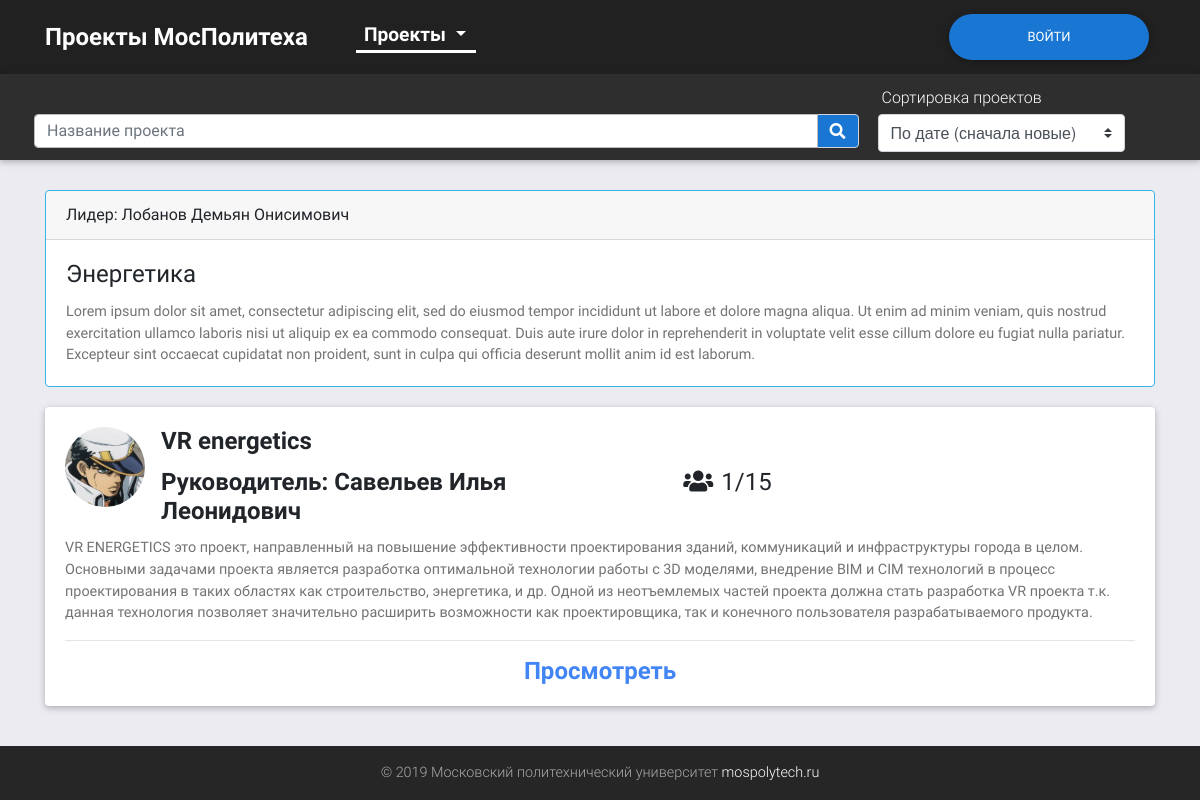
The app's page /projects/Энергетика with its own data.
### tables this page shows
CREATE TABLE `users` (
  `id` int(10) unsigned NOT NULL AUTO_INCREMENT,
  `login` mediumtext NOT NULL,
  `pswd` varchar(256) NOT NULL,
  `pic` varchar(50) NOT NULL,
  `type` varchar(16) DEFAULT NULL,
  `position` mediumtext,
  `project_type` varchar(32) DEFAULT NULL,
  `p_type_des` mediumtext,
  `name` varchar(64) NOT NULL,
  `surname` varchar(64) NOT NULL,
  `patronymic` varchar(64) DEFAULT NULL,
  PRIMARY KEY (`id`)
);

CREATE TABLE `projects` (
  `id` int(10) unsigned NOT NULL AUTO_INCREMENT,
  `image` varchar(128) NOT NULL,
  `title` varchar(128) NOT NULL,
  `curator` varchar(255) NOT NULL,
  `description` mediumtext NOT NULL,
  `type` varchar(32) NOT NULL,
  `curator_id` int(11) unsigned NOT NULL,
  `criteria_sum` int(3) unsigned NOT NULL DEFAULT '0',
  `status` int(2) unsigned NOT NULL DEFAULT '0',
  `team/students` varchar(64) NOT NULL,
  `mes` int(5) unsigned NOT NULL DEFAULT '0',
  `timeCreated` timestamp NOT NULL DEFAULT CURRENT_TIMESTAMP,
  PRIMARY KEY (`id`)
);

### config/routes.php (called while the page is built)
<?php
return array (
    'projects/search-(.*)/([ab][ab])/page-([0-9]+)' => 'home/index/$3/$2/$1',
    'projects/search-(.*)/page-([0-9]+)' => 'home/index/$2/no/$1/',
    'projects/search-(.*)/([ab][ab])' => 'home/index/1/$2/$1',
    'projects/search-(.*)' => 'home/index/1/no/$1',
    'projects/([а-яА-ЯЁёa-zA-Z]+)/([ab][ab])/page-([0-9]+)' => 'home/category/$1/$3/$2',
    'projects/([а-яА-ЯЁёa-zA-Z]+)/([ab][ab])' => 'home/category/$1/1/$2',
    'projects/([ab][ab])/page-([0-9]+)' => 'home/index/$2/$1',
    'projects/([а-яА-ЯЁёa-zA-Z]+)/page-([0-9]+)' => 'home/category/$1/$2',
    'projects/page-([0-9]+)' => 'home/index/$1',
    'page-([0-9]+)' => 'home/index/$1',
    'projects/([ab][ab])' => 'home/index/1/$1',
    'projects/([а-яА-ЯЁёa-zA-Z]+)' => 'home/category/$1',
    'projects' => 'home/index',
    'myprojectlist' => 'project/myProjects',
    'teammaking-id([0-9]+)' => 'project/teamMaking/$1',
    'projectTeam([0-9]+)' => 'project/projectTeam/$1',
    'profile/editProject/([0-9]+)' => 'project/edit/$1',
    'addCriteria-id([0-9]+)' => 'project/createCriteria/$1',
    'project/id-([0-9]+)' => 'project/index/$1',
    'profile/addProject' => 'profile/add',
    'profile/newtype' => 'profile/newtype',
    'profile/showaccs' => 'profile/showaccs',
    'profile/editacc/id([0-9]+)' => 'profile/accountEdit/2/$1',
    'profile/newacc' => 'profile/accountEdit/1',
    'profile' => 'profile/index',
    'login' => 'login/index',
    'logout' => 'login/logout',
    'notfound' => 'notfound/index',
    '' => 'home/index',
    );

### controllers/HomeController.php (called while the page is built, shortened)
<?php
class HomeController
{
    public function actionCategory($category, $page = 1, $sort = false)
    {
        $projects = Project::getProjects(0, $page, $category, false, $sort);
        $leader = User::getLeaderByCat($category);
        $total = Project::getTotalProjects($category);
        require(ROOT.'/views/home-page.phtml');
        return true;
    }
}

### index.php (called while the page is built, shortened)
<?php
$router = new Router();
$router->run();

### models/User.php (called while the page is built, shortened)
<?php
class User
{
    public static function getLeaderbyCat($cat)
    {
        $db = Db::getConnection();
        $sql = 'SELECT project_type, p_type_des, name, surname, patronymic FROM users WHERE project_type = :cat';
        $result = $db->prepare($sql);
        $result->bindParam(':cat', $cat, PDO::PARAM_STR);
        $result->execute();
        $user = $result->fetch();
        if ($user) {
            return $user;
        }
        return false;
    }
}

### models/Project.php (called while the page is built, shortened)
<?php
class Project
{
    public static function getProjects($status, $page = 1, $category = false, $search = false, $sort = false)
    {
        $page = intval($page);
        $offset = ($page - 1) * self::SHOW_BY_DEFAULT;
        $db = Db::getConnection();
        $projectList = array();
        $sql = 'SELECT * FROM `projects` WHERE `status`>'.$status.' ';
        if ($category)
            $sql .= " AND type = '".$category."' ";
        else if ($search || $search != '')
            $sql .= 'AND (`projects`.`title` REGEXP "' . $search . '" OR `projects`.`curator` REGEXP "' . $search . '") ';
        if ($sort != false)
        {
            switch($sort) {
                case 'aa':
                    $sql .= 'ORDER BY timeCreated DESC ';
                    break;
                case 'ab':
                    $sql .= 'ORDER BY timeCreated ASC ';
                    break;
            }
        }
        else
            $sql .= 'ORDER BY timeCreated DESC ';
        $sql .= 'LIMIT ' .self::SHOW_BY_DEFAULT. ' OFFSET ' . $offset;
        $result = $db->query($sql);
        $i = 0;
        while($row = $result->fetch()) {
            $projectList[$i]['id'] = $row['id'];
            $projectList[$i]['title'] = $row['title'];
            $projectList[$i]['image'] = $row['image'];
            $projectList[$i]['type'] = $row['type'];
            $projectList[$i]['curator'] = $row['curator'];
            $projectList[$i]['team/students'] = $row['team/students'];
            $projectList[$i]['description'] = $row['description'];
            $projectList[$i]['mes'] = $row['mes'];
            $i++;
        }
        return $projectList;
    }
    public static function getTotalProjects($category = false, $search = false)
    {
        $db = Db::getConnection();
        if ($category)
            $result = $db->query("SELECT count(id) AS count FROM `projects` WHERE type = '" . $category ."'");
        else if ($search)
            $result = $db->query('SELECT count(id) AS count FROM `projects` WHERE `projects`.`title` REGEXP "' . $search . '" OR `projects`.`curator` REGEXP "' . $search . '"');
        else
            $result = $db->query('SELECT count(id) AS count FROM `projects`');
        $result->setFetchMode(PDO::FETCH_ASSOC);
        $row = $result->fetch();
        return $row['count'];
    }
}

### views/home-page.phtml (the view, shortened to what this page needs)
<?php $site = 'Проекты'; include(ROOT.'/views/layouts/header.phtml'); ?>
<main class="flex-fill">
    <div class="container">
        <?php if (isset($category)): ?>
        <div class="card border-info">
            <div class="card-header">
                Лидер: <?php echo $leader['surname'].' '.$leader['name'].' '.$leader['patronymic']; ?>
            </div>
            <div class="card-body">
                <h4 class="card-title"><?php echo $leader['project_type']; ?></h4>
                <p class="card-text"><?php echo $leader['p_type_des'] ?></p>
            </div>
        </div>
        <?php endif; ?>
        <?php if ($total): ?>
        <?php foreach ($projects as $project): ?>
        <div class="card">
            <div class="card-body">
                <div class="d-flex card-block-1">
                    <div class="view overlay mr-3 mb-2">
                        <?php if ($project['image'] != 'none'): ?>
                        <img class="card-img-top rounded-circle" style="width: 80px; height: 80px;"
                            src="/temp/<?php echo $project['image'] ?>" alt="Card image cap">
                        <?php else: ?>
                        <p>Нет Картинки</p>
                        <?php endif; ?>
                    </div>
                    <div>
                        <h4 class="card-title"><strong><?php echo $project['title'] ?></strong></h4>
                        <div class="row justify-content-between">
                            <h4 class="card-title col-lg-7 col-md-9"><strong>Руководитель:
                                    <?php echo $project['curator'] ?></strong></h4>
                            <h4 class="pr-5 pl-3" style="width: 200px;"><i class="fas fa-users" aria-hidden="true"
                                    style="padding-right: 8px;"></i><?php $all = explode('/', $project['team/students']); echo $project['mes'].'/'.$all[0]*$all[1]; ?>
                            </h4>
                        </div>
                    </div>
                </div>
                <p class="card-text"><?php echo $project['description'] ?></p>
                <hr>
                <div class="d-flex justify-content-center align-items-center">
                    <a href="/project/id-<?php echo $project['id'] ?>" class="text-primary">
                        <?php if(isset($_SESSION['user']) && $_SESSION['user']['type'] == 'student'): ?>
                        <h4 class="waves-effect waves-light"><strong>Записаться</strong></h4>
                        <?php else: ?>
                        <h4 class="waves-effect waves-light"><strong>Просмотреть</strong></h4>
                        <?php endif; ?>
                    </a>
                </div>
            </div>
        </div>
        <?php endforeach; ?>
        <?php else: ?>
        <h1 class="d-flex justify-content-center">Не найдены проекты</h1>
        <?php endif; ?>
    </div>
</main>
<?php include(ROOT.'/views/layouts/footer.phtml'); ?>
</body>
</html>

### components/Router.php (shortened to what this page needs)
<?php
class Router
{
    private $routes;
    public function __construct()
    {
        $routesPath= ROOT.'/config/routes.php';
        $this->routes = include($routesPath);
    }
    private function getURI()
    {
        if (!empty($_SERVER['REQUEST_URI'])) {
            return trim($_SERVER['REQUEST_URI'], '/');
        }
    }
    public function run()
    {
        $uri = urldecode($this->getURI());
        foreach ($this->routes as $uriPattern => $path) {
            if (preg_match("~$uriPattern~", $uri)) {
                $internalRoute = preg_replace("~$uriPattern~", $path, $uri);
                $segments = explode('/', urldecode($internalRoute));
                $controllerName = array_shift($segments). 'Controller';
                $actionName = 'action' . ucfirst(array_shift($segments));
                $parameters = $segments;
                $controllerObject = new $controllerName;
                if (method_exists($controllerObject, $actionName)) {
                $result = call_user_func_array(array($controllerObject, $actionName), $parameters);}
                else
                {
                    self::ErrorPage404();
                }
                if ($result != null) {
                    break;
                }
            }
        }
    }
}
?>

### views/layouts/header.phtml (shortened to what this page needs)
<!DOCTYPE html>
<html lang="ru">
<head>
  <link rel="stylesheet" href="/template/fontawesome/css/all.min.css">
  <link href="/template/css/bootstrap.min.css" rel="stylesheet">
    <link href="/template/css/mdb.min.css" rel="stylesheet">
<link href="/template/css/main.css" rel="stylesheet">
</head>
    <body class="d-flex flex-column h-100">
<?php if ($site != 'Login'): ?>
  <header>
    <nav class="navbar navbar-expand-lg navbar-dark elegant-color-dark">
      <div class="container">
           <?php if (isset($_SESSION['user'])): ?>
                <div class="dropdown user-dropdown" style="align-self: flex-end;">
                    <button class="btn btn-primary dropdown-toggle btn-blue btn-rounded" type="button" id="dropdownMenu1" data-toggle="dropdown"
                    aria-haspopup="true" aria-expanded="false"><?php echo $_SESSION['user']['name'].' '.$_SESSION['user']['surname']; ?></button>
                    <div class="dropdown-menu dropdown-primary dropdown-user">
                        <?php if ($_SESSION['user']['type'] != 'student') echo '<a class="dropdown-item" href="/profile"><i class="fal fa-user-circle fa-lg" aria-hidden="true" style="padding-right: 8px;"></i>Личный кабинет</a>'; ?>
                        <?php if ($_SESSION['user']['type'] == 'leader' || $_SESSION['user']['type'] == 'curator' || $_SESSION['user']['type'] == 'expert')
                        	echo '<a class="dropdown-item" href="/myprojectlist"><i class="fas fa-file-alt fa-lg" aria-hidden="true" style="padding-right: 8px;"></i>Мои проекты</a>';
                        else if ($_SESSION['user']['type'] == 'student' && isset($_SESSION['user']['team']))
							echo '<a class="dropdown-item" href="/projectTeam'.$_SESSION['user']['team'].'"><i class="fas fa-file-alt fa-lg" aria-hidden="true" style="padding-right: 8px;"></i>Мой проект</a>'; ?>
                        <a class="dropdown-item" href="/logout"><i class="fas fa-power-off fa-lg" aria-hidden="true" style="padding-right: 8px;"></i>Выйти</a>
                    </div>
                </div>
            <?php else: ?>
                <a class="btn btn-primary btn-blue btn-rounded btn-login" href="/login" style="align-self: flex-end;" type="button">Войти</a>
            <?php endif; ?>
        <div class="collapse navbar-collapse" id="navbarSupportedContent-555">
          <a class="navbar-brand mr-5" href="/projects">Проекты МосПолитеха</a>
          <ul class="navbar-nav mt-lg-0">
            <li class="nav-item dropdown mr-4 mega-dropdown active">
                <a class="nav-link dropdown-toggle" id="navbarDropdownMenuLink2" data-toggle="dropdown"
                aria-haspopup="true" aria-expanded="false" href>Проекты
                </a>
          </ul>
        </div>
      </div>
    </nav>
    <?php if ($site == 'Проекты'): ?>
    <nav class="navbar navbar-expand-lg navbar-dark elegant-color">
    	<div class="container">
        <div class="row w-100">
            <div class="input-group md-form form-sm form-2 pl-0 p-1 pt-3 m-0 mt-3 col-12 col-xl-9 align-middle" style="height: 50px;">
                <input class="form-control my-0 py-1" id="search" type="text" placeholder="Название проекта" aria-label="Search">
                <div class="input-group-append">
                    <a class="input-group-text blue darken-2" id="link-search"><i class="fas fa-search text-white" aria-hidden="true"></i></a>
                </div>
            </div>
            <div class="col-12 col-xl-3">
                <p class="text-white m-1">Сортировка проектов</p>
                <select id="sort" class="browser-default custom-select">
                    <option value="aa">По дате (сначала новые)</option>
                </select>
            </div>
        </div>
      </div>
    </nav>
    <?php endif; ?>
  </header>
    <?php endif; ?>

### views/layouts/footer.phtml (shortened to what this page needs)
  <footer class="page-footer font-small">
  <div class="footer-copyright text-center py-3">© 2019 Московский политехнический университет
    <a href="http://mospolytech.ru/"> mospolytech.ru</a>
  </div>
</footer>

### template/css/main.css (style rules this page uses)
html, body { min-height: 100vh; position: relative; }
body { background-color: #edebf2; }
.nav-item { font-size: 1.2em; }
.navbar-brand, .active { font-weight: 600; }
.navbar-brand { font-size: 1.5em; }
.navbar.navbar-dark .navbar-nav .nav-item.active>.nav-link, .selected { background-color: transparent; padding: 0px 8px 0px 8px !important; margin: 8px 0px 8px 0px; border-bottom: 3px solid white; }
.user-dropdown, .btn-login { order: 10; word-wrap: normal; }
.btn-login { width: 200px; }
.row { justify-content: center; }
main { padding: 30px 0px 10px 0px; }
.card .view { height: 300px; }
.card .view.overlay { height: 100%; width: auto; max-height: 300px; }
.card .view img { display: block; margin-top: auto; margin-bottom: auto; }
.card { margin-bottom: 20px; }
.card-body a h4 { margin: 0; }
.card-block-1 { flex-direction: column; }
@media screen and (min-width: 1000px) { .card-block-1 { flex-direction: row; } }
footer { background-color: #303030; color: white; }
@media screen and (min-width: 992px) and (max-width: 1200px) { .mega-dropdown { width: 120px; } }
.input-group.md-form.form-sm.form-2 input { border: 1px solid #bdbdbd; border-top-left-radius: 0.25rem; border-bottom-left-radius: 0.25rem; background-color: white; }

### records on screen
users: surname "Лобанов", name "Демьян", patronymic "Онисимович", project_type "Энергетика", p_type_des "Lorem ipsum dolor sit amet, consectetur adipiscing elit, sed do eiusmod tempor incididunt ut labore et dolore magna aliqua. Ut enim ad minim veniam, quis nostrud exercitation ullamco laboris nisi ut aliquip ex ea commodo consequat. Duis aute irure dolor in reprehenderit in voluptate velit esse cillum dolore eu fugiat nulla pariatur. Excepteur sint occaecat cupidatat non proident, sunt in culpa qui officia deserunt mollit anim id est laborum."
projects: image (picture), title "VR energetics", curator "Савельев Илья Леонидович", mes "1", $all[0]*$all[1] "15", description "VR ENERGETICS это проект, направленный на повышение эффективности проектирования зданий, коммуникаций и инфраструктуры города в целом. Основными задачами проекта является разработка оптимальной технологии работы с 3D моделями, внедрение BIM и CIM технологий в процесс проектирования в таких областях как строительство, энергетика, и др. Одной из неотъемлемых частей проекта должна стать разработка VR проекта т.к. данная технология позволяет значительно расширить возможности как проектировщика, так и конечного пользователя разрабатываемого продукта."
